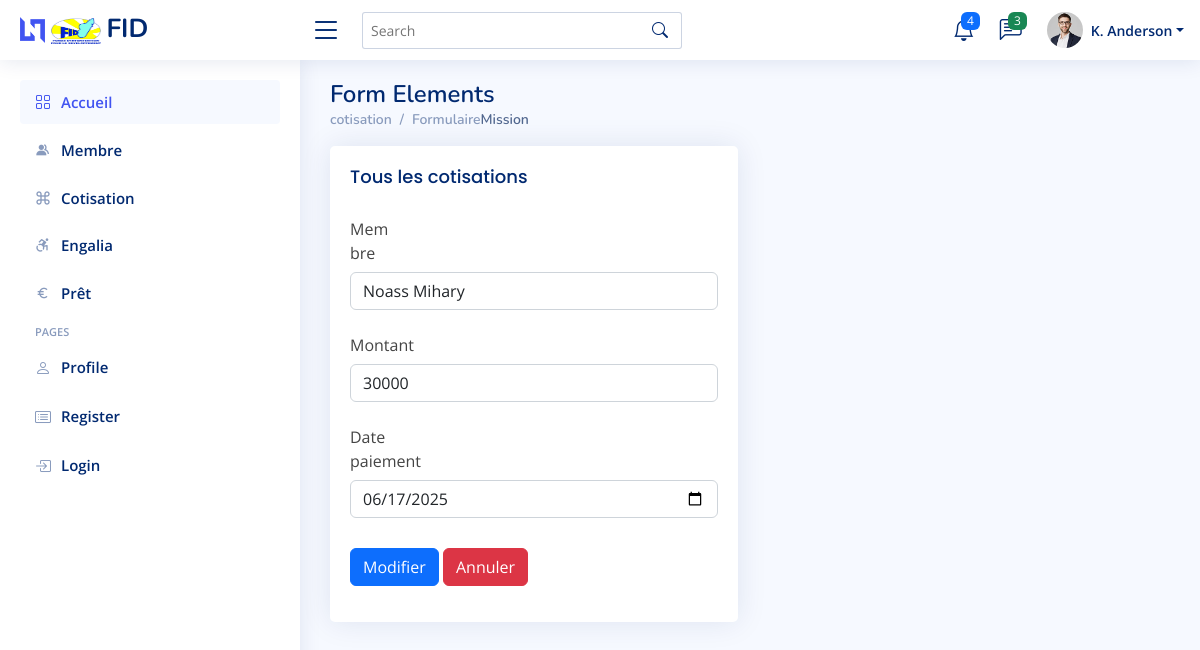
/index.php/vm_controller/cotisation/modifier/2, run on the app's committed database.
### tables this page shows
CREATE TABLE `cotisation` (
  `ID_cotisation` int(10) NOT NULL,
  `ID_membre` int(10) NOT NULL,
  `Montant` double NOT NULL,
  `Date` date NOT NULL
);

CREATE TABLE `membre` (
  `ID_membre` int(10) NOT NULL,
  `Nom` varchar(50) NOT NULL,
  `Prenom` varchar(50) NOT NULL
);

### application/controllers/vm_controller.php (called while the page is built, shortened)
<?php
class vm_controller extends CI_Controller {
    public function __construct() {
        $this->load->model('vm_model');
        $this->load->library('form_validation');
    }
public function cotisation($action = null, $ID_cotisation = null) {
    $this->load->model('vm_model');
    $data = [];
    if ($action === 'modifier' && !empty($ID_cotisation)) {
        $data['cotisation'] = $this->vm_model->get_cotisation($ID_cotisation);
        $data['membre'] = $this->vm_model->membre();
        $this->load->view('modif_cotisation_view', $data);
        return;
    }
    $data['cotisation'] = $this->vm_model->cotisation();
	$data['membre'] = $this->vm_model->membre();
    $this->load->view('cotisation_view', $data);
}
}

### index.php (called while the page is built, shortened)
<?php
require_once BASEPATH.'core/CodeIgniter.php';

### application/models/vm_model.php (called while the page is built, shortened)
<?php
class Vm_model extends CI_Model {
    public function get_cotisation($ID_cotisation) {
        $query = $this->db->query("SELECT * FROM membre, cotisation WHERE membre.ID_membre= cotisation.ID_membre and cotisation.ID_cotisation = '$ID_cotisation' ");
        return $query->row();
    }
}
?>

### application/views/modif_cotisation_view.php (the view, shortened to what this page needs)
  <main id="main" class="main">
<div class="pagetitle">
  <h1>Form Elements</h1>
  <nav>
    <ol class="breadcrumb">
      <li class="breadcrumb-item"><a href="index.html">cotisation</a></li>
      <li class="breadcrumb-item">Formulaire</li>
      <li class="active">Mission</li>
    </ol>
  </nav>
</div>
<section class="section">
  <div class="row">
    <div class="col-lg-6">
      <div class="card">
        <div class="card-body">
          <h5 class="card-title">Tous les cotisations</h5>
          <form id="form" class="form-material" method="POST" action="<?php echo base_url().'index.php/vm_controller/cotisation'; ?>">
            <div class="row mb-3">
              <label for="inputText" class="col-sm-2 col-form-label">Membre</label>
              <div class="col-sm-12">
                <select name="ID_membre" class="form-control" required>
                  <option value="<?= $cotisation->ID_membre ?>"><?= $cotisation->Nom.' '.$cotisation->Prenom  ?></option>
              </select>
            </div>
            </div>
            <div class="row mb-3">
                <label for="inputNumber" class="col-sm-4 col-form-label">Montant</label>
                <div class="col-sm-12">
                  <input type="number" name ="Montant" class="form-control" value="<?= $cotisation->Montant ?>" placeholder ="Montant à payer">
                </div>
              </div>
              <div class="row mb-3">
                <label for="inputNumber" class="col-sm-4 col-form-label">Date paiement</label>
                <div class="col-sm-12">
                  <input type="date" name="Date"class="form-control" value="<?= $cotisation->Date ?>" placeholder ="Montant à payer">
                </div>
              </div>
            <div class="row mb-3">
              <label class="col-sm-2 col-form-label"></label>
              <div class="col-sm-12">
              <button type="submit" id="submit"  name="submit" class="btn btn-primary">Modifier</button>
                    <a href="<?php echo base_url().'index.php/vm_controller/cotisation'; ?>" class="btn btn-danger">Annuler</a>
              </div>
            </div>
          </form>
        </div>
      </div>
    </div>
</section>
</main>

### assets/css/style.css (style rules this page uses)
:root { scroll-behavior: smooth; }
a { color: #4154f1; text-decoration: none; }
h1, h2, h3, h4, h5, h6 { font-family: "Nunito", sans-serif; }
#main { margin-top: 60px; padding: 20px 30px; transition: all 0.3s; }
.pagetitle { margin-bottom: 10px; }
.pagetitle h1 { font-size: 24px; margin-bottom: 0; font-weight: 600; color: #012970; }
.card { margin-bottom: 30px; border: none; border-radius: 5px; box-shadow: 0px 0 30px rgba(1, 41, 112, 0.1); }
.card-title { padding: 20px 0 15px 0; font-size: 18px; font-weight: 500; color: #012970; font-family: "Poppins", sans-serif; }
.card-body { padding: 0 20px 20px 20px; }
.breadcrumb { font-size: 14px; font-family: "Nunito", sans-serif; color: #899bbd; font-weight: 600; }
.breadcrumb a { color: #899bbd; transition: 0.3s; }
.breadcrumb .breadcrumb-item::before { color: #899bbd; }
.breadcrumb .active { color: #51678f; font-weight: 600; }
@media (min-width: 1200px) { #main, #footer { margin-left: 300px; } }

### data on the page
cotisation: ID_membre "Noass Mihary", Montant "30000", Date "06/17/2025"
